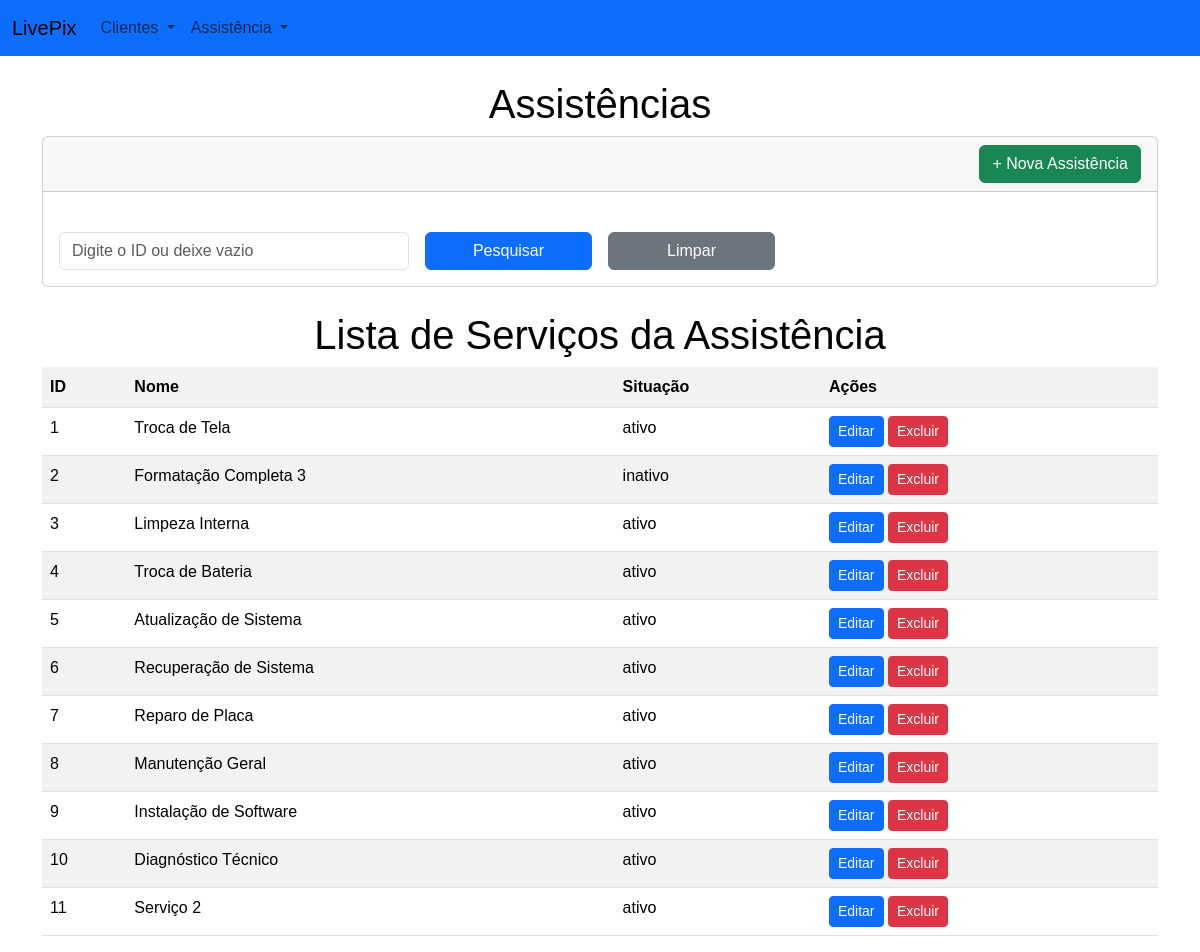
The page /assistencia/listar on the database its author committed.
### tables this page shows
CREATE TABLE `assistencias` (
  `cod` int NOT NULL,
  `nome_assistencia` varchar(255) NOT NULL,
  `situacao` enum('ativo','inativo') DEFAULT 'ativo',
  `created_at` timestamp NULL DEFAULT CURRENT_TIMESTAMP,
  `updated_at` timestamp NULL DEFAULT CURRENT_TIMESTAMP ON UPDATE CURRENT_TIMESTAMP
);

### index.php (called while the page is built, shortened)
<?php
require __DIR__ . "/app/Views/layout/header.php";
require_once __DIR__ . "/routes/web.php";
require __DIR__ . "/app/Views/layout/footer.php";

### app/controllers/AssistenciaController.php (called while the page is built, shortened)
<?php
class AssistenciaController
{
    private Assistencia $assistenciaModel;
    public function __construct(Database $db)
    {
        $this->assistenciaModel = new Assistencia($db);
    }
    public function listar()
    {
        $assistencias =  $this->assistenciaModel->getAllAssistencias();
        require __DIR__ . "/../views/assistencias/listar_servicos_assistencia.php";
    }
}

### app/Core/Router.php (called while the page is built, shortened)
<?php
class Router
{
    private array $routes = [];
    private Database $db;
    public function __construct(Database $db)
    {
        $this->db = $db;
    }
    public function get(string $uri, callable|array $action)
    {
        $this->routes['GET'][$uri] = $action;
    }
    public function post(string $uri, callable|array $action)
    {
        $this->routes['POST'][$uri] = $action;
    }
    public function dispatch()
    {
        $method = $_SERVER["REQUEST_METHOD"];
        $uri = strtok($_SERVER["REQUEST_URI"], "?");
        if (isset($this->routes[$method][$uri])) {
            $action = $this->routes[$method][$uri];
            $methodName = $action[1];
            $controller = new $controllerClass($this->db);
            return $controller->$methodName();
        }
    }
}

### routes/web.php (called while the page is built, shortened)
<?php
$router = new Router(new Database());
$router->get("/", [ClienteController::class, "listar"]);
$router->get("/cliente/listar", [ClienteController::class, "listar"]);
$router->get("/cliente/cadastrar", [ClienteController::class, "create"]);
$router->post("/cliente/salvar", [ClienteController::class, "store"]);
$router->get("/cliente/editar/{id}", [ClienteController::class, "editar"]);
$router->post("/cliente/atualizar/{id}", [ClienteController::class, "update"]);
$router->get("/cliente/excluir/{id}", [ClienteController::class, "excluir"]);
$router->get("/cliente/pesquisar", [ClienteController::class, "pesquisar"]);
$router->post("/cliente/pesquisar", [ClienteController::class, "pesquisar"]);
$router->get("/assistencia/listar", [AssistenciaController::class, "listar"]);
$router->get("/assistencia/cadastrar", [AssistenciaController::class, "create"]);
$router->post("/assistencia/salvar", [AssistenciaController::class, "store"]);
$router->get("/assistencia/editar/{id}", [AssistenciaController::class, "editar"]);
$router->post("/assistencia/atualizar/{id}", [AssistenciaController::class, "update"]);
$router->get("/assistencia/excluir/{id}", [AssistenciaController::class, "excluir"]);
$router->get("/assistencia/pesquisar", [AssistenciaController::class, "pesquisar"]);
$router->post("/assistencia/pesquisar", [AssistenciaController::class, "pesquisar"]);
$uri = strtok($_SERVER["REQUEST_URI"], "?");
$router->dispatch($uri);
return $router;

### app/models/Assistencia.php (called while the page is built, shortened)
<?php
class Assistencia
{
    private Database $db;
    public function __construct(Database $db)
    {
        $this->db = $db;
    }
    public function getAllAssistencias()
    {
        $pdo = $this->db->connect();
        $stmt = $pdo->prepare("SELECT cod, nome_assistencia, situacao FROM assistencias");
        $stmt->execute();
        return $stmt->fetchAll(PDO::FETCH_ASSOC);
    }
}

### app/views/assistencias/listar_servicos_assistencia.php (the view, shortened to what this page needs)
<h1 class="text-center">Assistências</h1>
<div class="card mb-4">
    <div class="card-header d-flex justify-content-end align-items-center">
        <a href="/assistencia/cadastrar" class="btn btn-success">
            + Nova Assistência
        </a>
    </div>
    <div class="card-body mt-4">
        <form method="POST" action="/assistencia/pesquisar" class="row g-3">
            <div class="col-md-4">
                <input type="number" class="form-control" name="id" placeholder="Digite o ID ou deixe vazio">
            </div>
            <div class="col-md-2 align-self-end">
                <button class="btn btn-primary w-100">Pesquisar</button>
            </div>
            <div class="col-md-2 align-self-end">
                <a href="/assistencia/listar" class="btn btn-secondary w-100">Limpar</a>
            </div>
        </form>
    </div>
</div>
<div class="table-responsive">
    <h1 class="text-center">Lista de Serviços da Assistência </h1>
    <table class="table table-striped">
        <tr>
            <th>ID</th>
            <th>Nome</th>
            <th>Situação</th>
            <th>Ações</th>
        </tr>
        <?php if (!empty($assistencias)): ?>
            <?php foreach ($assistencias as $assistencia):
            ?>
                <tr>
                    <td><?=  $assistencia['cod'] ?></td>
                    <td><?= $assistencia['nome_assistencia']  !== "" ? $assistencia['nome_assistencia'] : NULL ?></td>
                    <td><?= $assistencia['situacao']  !== "" ? $assistencia['situacao'] : NULL ?></td>
                    <td>
                        <a class="btn btn-primary btn-sm" href="/assistencia/editar/<?= $assistencia['cod'] ?>">Editar</a>
                        <a class="btn btn-danger btn-sm" href="/assistencia/excluir/<?= $assistencia['cod'] ?>">Excluir</a>
                    </td>
                </tr>
        <?php endforeach;
        endif; ?>
    </table>

### app/views/layout/header.php (shortened to what this page needs)
<!DOCTYPE html>
<html lang="pt-br">
<head>
    <link href="https://cdn.jsdelivr.net/npm/bootstrap@5.3.2/dist/css/bootstrap.min.css" rel="stylesheet">
    <link href="/../../../public/css/style.css" rel="stylesheet">
</head>
<body>
<nav class="navbar navbar-expand-lg bg-primary mb-4">
  <div class="container-fluid">
    <a class="navbar-brand" href="/">LivePix</a>
    <div class="collapse navbar-collapse" id="navbarNavDropdown">
      <ul class="navbar-nav">
        <li class="nav-item dropdown">
          <a class="nav-link dropdown-toggle" href="#" id="navbarDropdown" role="button" data-bs-toggle="dropdown">
            Clientes
          </a>
        </li>
        <li class="nav-item dropdown">
          <a class="nav-link dropdown-toggle" href="#" id="navbarDropdown" role="button" data-bs-toggle="dropdown">
            Assistência
          </a>
        </li>
      </ul>
    </div>
  </div>
</nav>
<div class="container">

### app/views/layout/footer.php (shortened to what this page needs)
</div>
</body>
</html>

### public/css/style.css (style rules this page uses)
body { font-family: Arial, sans-serif; font-weight: 400; font-size: 1rem; color: #000; }
a { text-decoration: none !important; }

### rows shown on the page
assistencias: cod "1", nome_assistencia "Troca de Tela", situacao "ativo"
assistencias: cod "2", nome_assistencia "Formatação Completa 3", situacao "inativo"
assistencias: cod "3", nome_assistencia "Limpeza Interna", situacao "ativo"
assistencias: cod "4", nome_assistencia "Troca de Bateria", situacao "ativo"
assistencias: cod "5", nome_assistencia "Atualização de Sistema", situacao "ativo"
assistencias: cod "6", nome_assistencia "Recuperação de Sistema", situacao "ativo"
assistencias: cod "7", nome_assistencia "Reparo de Placa", situacao "ativo"
assistencias: cod "8", nome_assistencia "Manutenção Geral", situacao "ativo"
assistencias: cod "9", nome_assistencia "Instalação de Software", situacao "ativo"
assistencias: cod "10", nome_assistencia "Diagnóstico Técnico", situacao "ativo"
assistencias: cod "11", nome_assistencia "Serviço 2", situacao "ativo"
